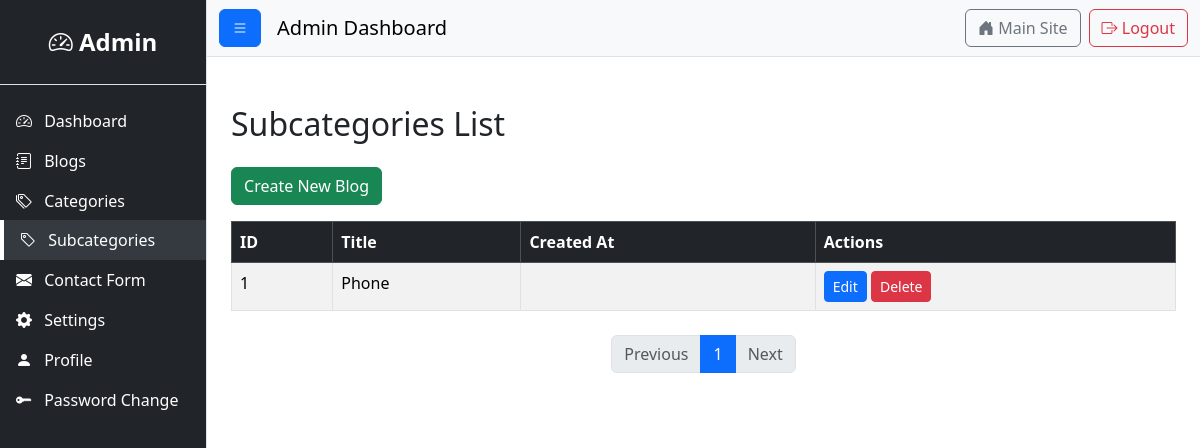
Page /user/subcategories (signed in) on the earlier database version.
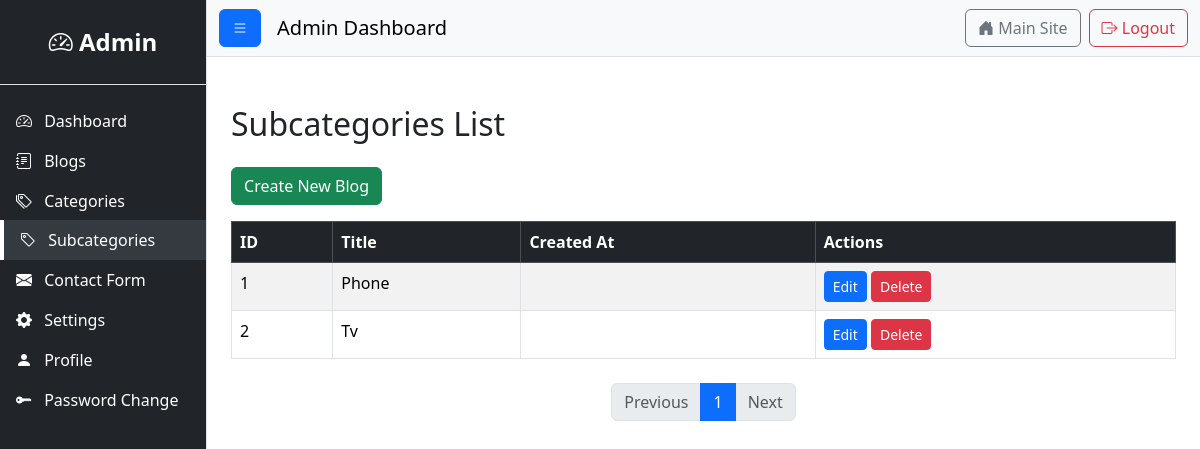
Same page on the later database version.
### blog/models.py (models this page shows, shortened)
class SubCategory(models.Model):
    id = models.AutoField(primary_key=True)
    category = models.ForeignKey(
        Category,
        related_name='subcategories',
        on_delete=models.CASCADE
    )
    name = models.CharField(max_length=100)
    description = models.TextField(blank=True, null=True)
    slug = models.SlugField(unique=True, blank=True)
    class Meta:
        verbose_name = "SubCategory"
        verbose_name_plural = "SubCategories"

### user/views.py (the view)
# urls.py: path('subcategories', views.all_subcategories , name='all-subcategories'),
@login_required
def all_subcategories(request):
    subcategories = SubCategory.objects.all().order_by('name')
    paginator = Paginator(subcategories, 12)  # 12 blogs per page
    page_number = request.GET.get('page')
    page_obj = paginator.get_page(page_number)
    context ={
        'subcategories': page_obj,
        'page_obj': page_obj,
    }
    return render(request , 'user/subcategory_list.html' , context)

### home/context_processors.py (called while the page is built)
def websetting_processor(request):
    websetting = Websetting.objects.first()
    return {'websetting': websetting}

### user/templates/user/subcategory_list.html (shortened to what this page needs)
{% extends "base.html" %}
{% load static %}
{% block content %}
<div class="container mt-5">
    <h2 class="mb-4">Subcategories List</h2>
    <a href="{% url 'blog:subcategory-create' %}" class="btn btn-success mb-3">Create New Blog</a>
    <table class="table table-bordered table-striped">
        <thead class="table-dark">
            <tr>
                <th>ID</th>
                <th>Title</th>
                <th>Created At</th>
                <th>Actions</th>
            </tr>
        </thead>
        <tbody>
            {% for c in subcategories %}
            <tr>
                <td>{{ c.id }}</td>
                <td>{{ c.name }}</td>
                <td>{{ c.created_at|date:"Y-m-d H:i" }}</td>
                <td>
                    <a href="{% url 'blog:subcategories-edit' c.id %}" class="btn btn-primary btn-sm">Edit</a>
                    <form action="{% url 'blog:subcategories-delete' c.id %}" method="post" class="d-inline">
                        <button type="submit" class="btn btn-danger btn-sm" onclick="return confirm('Are you sure?');">Delete</button>
                    </form>
                </td>
            </tr>
            {% empty %}
            <tr>
                <td colspan="4" class="text-center">No subcategories found.</td>
            </tr>
            {% endfor %}
        </tbody>
    </table>
    {% if page_obj %}
    <nav aria-label="Page navigation">
      <ul class="pagination justify-content-center mt-4">
        {% if page_obj.has_previous %}
          <li class="page-item">
            <a class="page-link" href="?page={{ page_obj.previous_page_number }}">Previous</a>
          </li>
        {% else %}
          <li class="page-item disabled"><span class="page-link">Previous</span></li>
        {% endif %}
        {% for num in page_obj.paginator.page_range %}
          {% if page_obj.number == num %}
            <li class="page-item active"><span class="page-link">{{ num }}</span></li>
          {% elif num > page_obj.number|add:-3 and num < page_obj.number|add:3 %}
            <li class="page-item"><a class="page-link" href="?page={{ num }}">{{ num }}</a></li>
          {% endif %}
        {% endfor %}
        {% if page_obj.has_next %}
          <li class="page-item">
            <a class="page-link" href="?page={{ page_obj.next_page_number }}">Next</a>
          </li>
        {% else %}
          <li class="page-item disabled"><span class="page-link">Next</span></li>
        {% endif %}
      </ul>
    </nav>
    {% endif %}
</div>
{% endblock %}

### templates/base.html (shortened to what this page needs)
{% load static %}
<!DOCTYPE html>
<html lang="en">
<head>
    <link href="https://cdn.jsdelivr.net/npm/bootstrap@5.3.3/dist/css/bootstrap.min.css" rel="stylesheet">
    <link href="https://cdn.jsdelivr.net/npm/bootstrap-icons@1.10.5/font/bootstrap-icons.css" rel="stylesheet">
    <link href="{% static 'css/admin.css' %}" rel="stylesheet">
</head>
<body>
<div class="d-flex" id="wrapper">
    {% include "sidebar.html" with request=request websetting=websetting %}
    <div id="page-content-wrapper" class="flex-grow-1">
        <nav class="navbar navbar-expand-lg navbar-light bg-light border-bottom">
            <div class="container-fluid">
                <button class="btn btn-primary" id="sidebarToggle">
                    <i class="bi bi-list"></i>
                </button>
                <span class="navbar-brand ms-3">Admin Dashboard</span>
                <div class="ms-auto d-flex align-items-center">
                    <a href="{% url 'home' %}" class="btn btn-outline-secondary me-2">
                        <i class="bi bi-house-door-fill"></i> Main Site
                    </a>
                    <a href="{% url 'user:logout' %}" class="btn btn-outline-danger">
                        <i class="bi bi-box-arrow-right"></i> Logout
                    </a>
                </div>
            </div>
        </nav>
        <div class="container-fluid mt-4">
            {% block content %}{% endblock %}
        </div>
    </div>
</div>
</body>
</html>

### templates/sidebar.html
<div class="bg-dark text-white border-end" id="sidebar-wrapper" style="width: 250px; min-height: 100vh;">
    <div class="sidebar-heading text-center py-4 fs-4 fw-bold border-bottom">
        <i class="bi bi-speedometer2"></i> Admin
    </div>
    <div class="list-group list-group-flush mt-3">
        <a href="{% url 'user:dashboard' %}"
           class="list-group-item list-group-item-action bg-dark text-white {% if request.resolver_match.url_name == 'dashboard' %}active{% endif %}">
            <i class="bi bi-speedometer2 me-2"></i> Dashboard
        </a>
        <a href="{% url 'user:all-blogs' %}"
           class="list-group-item list-group-item-action bg-dark text-white {% if request.resolver_match.url_name == 'all-blogs' %}active{% endif %}">
            <i class="bi bi-journal-text me-2"></i> Blogs
        </a>
        <a href="{% url 'user:all-categories' %}"
           class="list-group-item list-group-item-action bg-dark text-white {% if request.resolver_match.url_name == 'all-categories' %}active{% endif %}">
            <i class="bi bi-tags me-2"></i> Categories
        </a>
        <a href="{% url 'user:all-subcategories' %}"
           class="list-group-item list-group-item-action bg-dark text-white {% if request.resolver_match.url_name == 'all-subcategories' %}active{% endif %}">
            <i class="bi bi-tag me-2"></i> Subcategories
        </a>
        <a href="{% url 'user:all_contact_form' %}"
           class="list-group-item list-group-item-action bg-dark text-white {% if request.resolver_match.url_name == 'all_contact_form' %}active{% endif %}">
            <i class="bi bi-envelope-fill me-2"></i> Contact Form
        </a>
        <a href="{% url 'user:websetting_update' %}"
           class="list-group-item list-group-item-action bg-dark text-white {% if request.resolver_match.url_name == 'websetting_update' %}active{% endif %}">
            <i class="bi bi-gear-fill me-2"></i> Settings
        </a>
        <a href="{% url 'user:profile' %}"
           class="list-group-item list-group-item-action bg-dark text-white {% if request.resolver_match.url_name == 'profile' %}active{% endif %}">
            <i class="bi bi-person-fill me-2"></i> Profile
        </a>
        <a href="{% url 'user:change-password' %}"
           class="list-group-item list-group-item-action bg-dark text-white {% if request.resolver_match.url_name == 'change-password' %}active{% endif %}">
            <i class="bi bi-key-fill me-2"></i> Password Change
        </a>
    </div>
</div>

### static/css/admin.css (style rules this page uses)
#sidebar-wrapper { transition: margin 0.3s; }
#page-content-wrapper { width: 100%; }
.list-group-item { border: none; }
.list-group-item.active { background-color: #343a40 !important; border-left: 4px solid #ffffff; color: #ffffff !important; font-weight: 500; transition: border-left 0.3s ease, background-color 0.3s ease; }

Differences in the rows shown:
added SubCategory: id "2", name "Tv"
